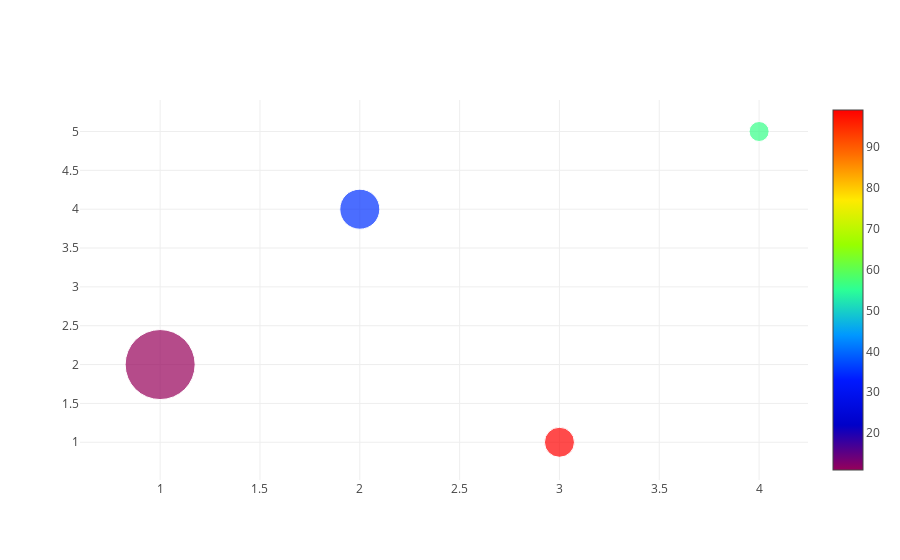

The notebook cell saved with this chart:
### Code cell
data = [trace]

offline.iplot(data)

### Figure 1 — Plotly figure (JSON) as saved in the notebook; plotly's stock layout.template omitted (floating-point values rounded to 4 significant figures)
{"data": [{"marker": {"color": [11, 35, 99, 56], "colorscale": "Rainbow", "showscale": true, "size": [70, 40, 30, 20]}, "mode": "markers", "type": "scatter", "uid": "1224ea10-3127-4a50-aaf6-e1f1f6814e97", "x": [1, 2, 3, 4], "y": [2, 4, 1, 5]}], "layout": {}}
